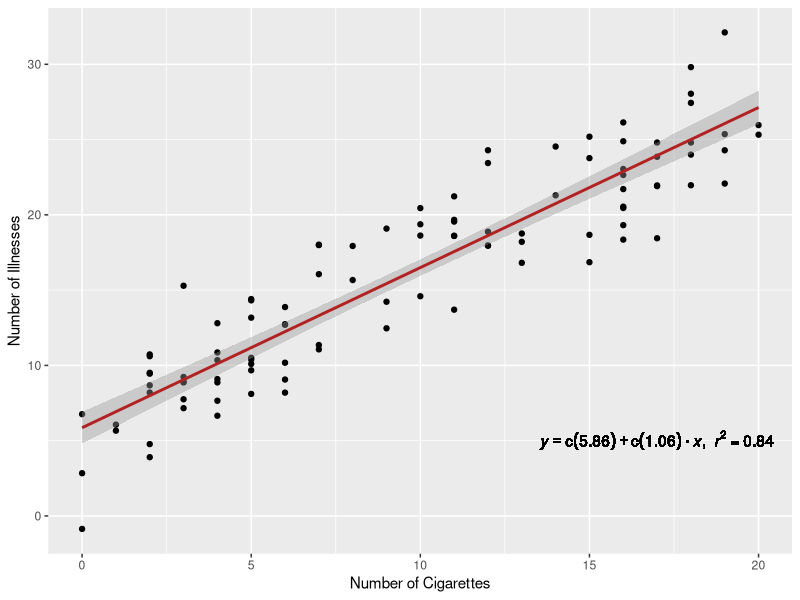
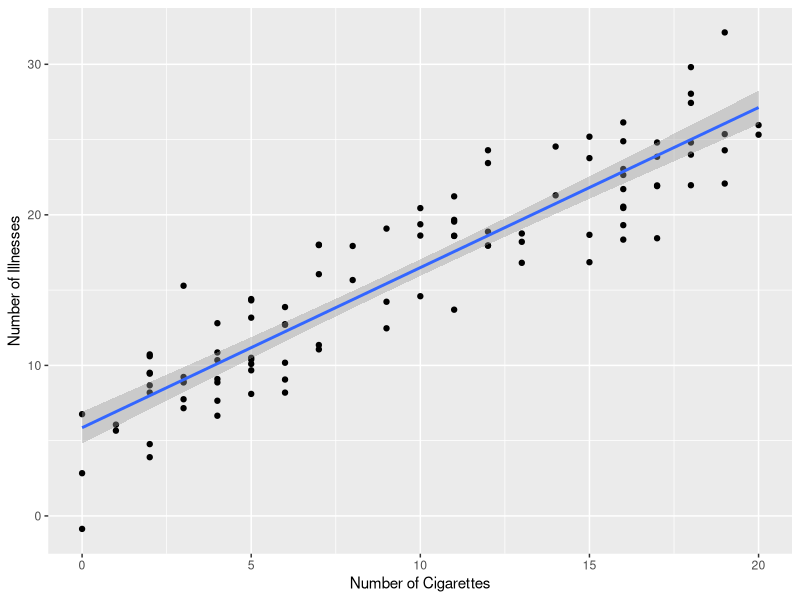
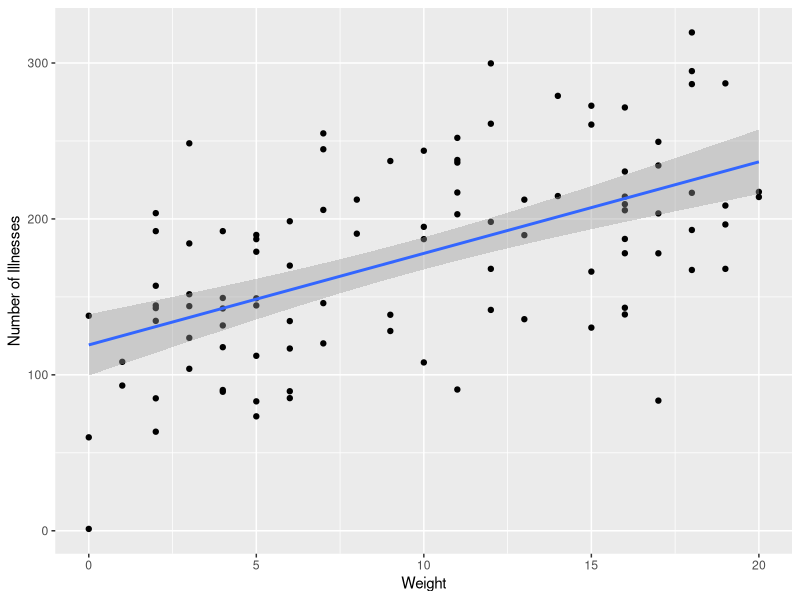
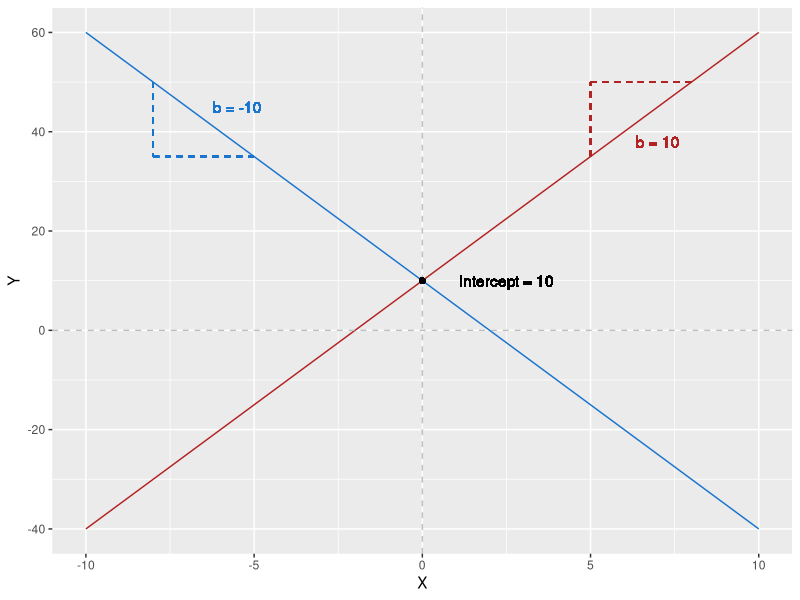
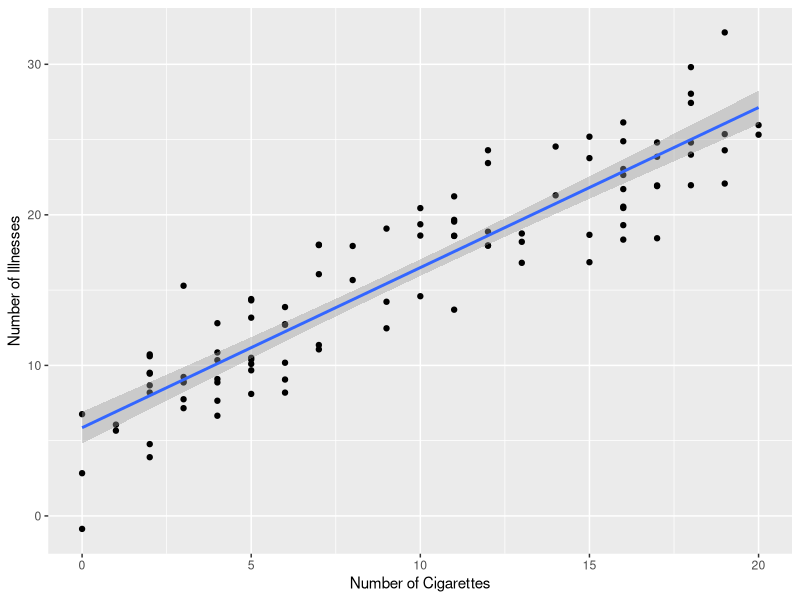
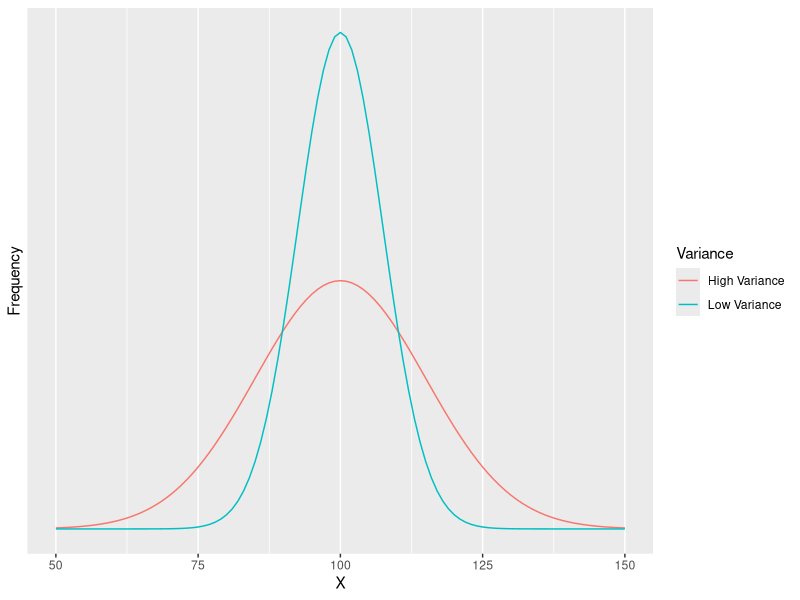
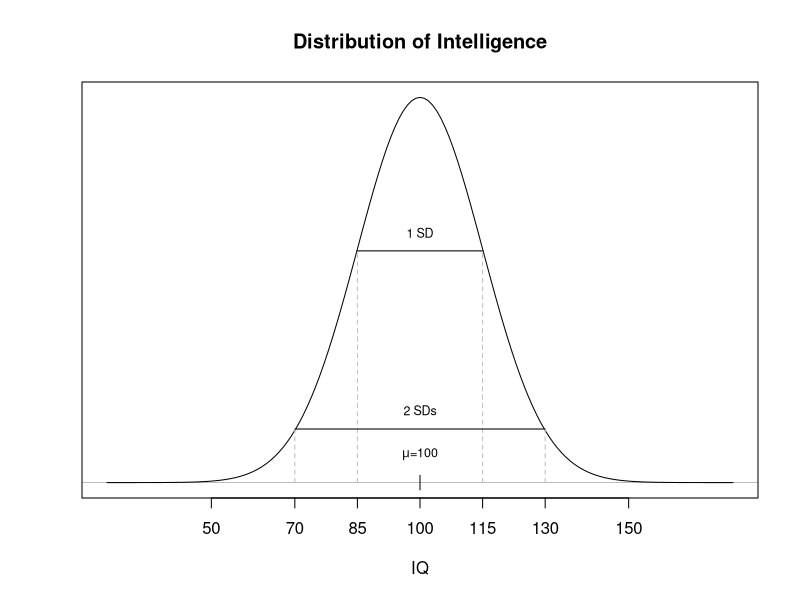
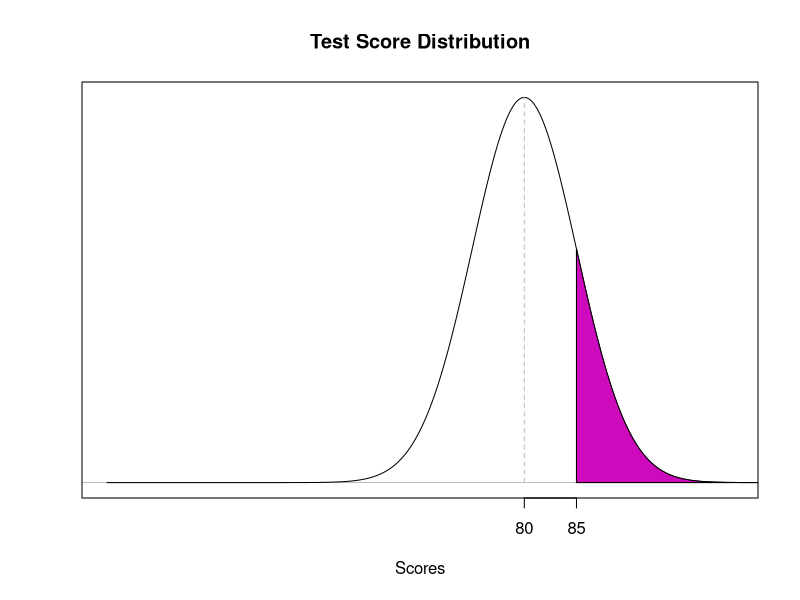

Reproduce these figures in R, in order.
## ---- chunk 1
knitr::opts_chunk$set(echo = FALSE, cache = TRUE, fig.align='center')

library(dplyr)
library(ggplot2)
library(tibble)



## ---- chunk 2

set.seed(3)
cigs<-round(runif(100,-.4,20.4))
lbs<-rnorm(100,125+5*cigs+rnorm(100,0,50),25)
ill<-.75*cigs + .05*lbs + rnorm(100,0,1)
df<-data.frame(cigs,lbs,ill)

lm_eqn = function(m) {

  l <- list(a = format(coef(m)[1], digits = 3),
      b = format(abs(coef(m)[2]), digits = 3),
      r2 = format(summary(m)$r.squared, digits = 3))

  if (coef(m)[2] >= 0)  {
    eq <- substitute(italic(y) == a + b %.% italic(x)*","~~italic(r)^2~"="~r2,l)
  } else {
    eq <- substitute(italic(y) == a - b %.% italic(x)*","~~italic(r)^2~"="~r2,l)    
  }

  as.character(as.expression(eq))
  }


ggplot(df, aes(cigs,ill)) + geom_point() +
  geom_smooth(method="lm", color = "firebrick") + 
  geom_text(aes(x = 17, y = 5, label = lm_eqn(lm(ill ~ cigs, df))), parse = TRUE) +
  labs(x="Number of Cigarettes",y="Number of Illnesses")


## ---- chunk 3
ggplot(df, aes(cigs,ill)) + geom_point() +
  geom_smooth(method="lm") + 
  labs(x="Number of Cigarettes",y="Number of Illnesses")
## ---- chunk 4
ggplot(df, aes(cigs,lbs)) + geom_point() +
  geom_smooth(method="lm") + 
  labs(x="Weight",y="Number of Illnesses")
## ---- chunk 5

X<-seq(-10,10,by=.01)
Y<- 10+5*X
y2<- 10 - (5*X)

temp_data <- data_frame(X = X, Y = Y, y2 = y2)

ggplot(temp_data, aes(x = X, y =Y)) + geom_line(color = "firebrick") + geom_line(aes(x = X, y = y2), color = "dodgerblue3") +
  geom_hline(yintercept = 0, color = "gray", linetype = "dashed") +
  geom_vline(xintercept = 0, color = "gray", linetype = "dashed") +
  geom_text(aes(x = 2.5, y = 10, label = "Intercept = 10") ) +
  geom_text(aes(x = 7, y = 38, label = "b = 10"), color = "firebrick" ) +
  geom_text(aes(x = -5.5, y = 45, label = "b = -10"), color = "dodgerblue3" ) +
  geom_point(aes(x = 0, y = 10)) +
  geom_segment(aes(x = -8, y = 50, xend = -8, yend = 35), linetype = "dashed", color = "dodgerblue3") +
  geom_segment(aes(x = -8, y = 35, xend = -5, yend = 35), linetype = "dashed", color = "dodgerblue3") +
  geom_segment(aes(x = 5, y = 35, xend = 5, yend = 50), linetype = "dashed", color = "firebrick") +
  geom_segment(aes(x = 5, y = 50, xend = 8, yend = 50), linetype = "dashed", color = "firebrick") 

## ---- chunk 6
ggplot(df, aes(cigs,ill)) + geom_point() +
  geom_smooth(method="lm") + 
  labs(x="Number of Cigarettes",y="Number of Illnesses")
## ---- chunk 7
mod <- lm(ill ~ cigs, df)
b0 <- round(coef(mod)[1],3)
b1 <- round(coef(mod)[2],3)
## ---- chunk 8
x<-seq(50,150,by=1)
y1<-dnorm(x,100,15)
y2<-dnorm(x,100,7.5)
df2<-data.frame(rep(x,2),c(y1,y2),c(rep("High Variance",length(x)),rep("Low Variance",length(x))))
names(df2)<-c("X","Frequency","Variance")
ggplot(data=df2,aes(x=X,y=Frequency,group=Variance,colour=Variance)) + 
  geom_line() + scale_y_continuous(breaks=NULL)

## ---- chunk 9
x<-25:175
y<-dnorm(25:175,100,15)

plot(x,y,type="l",xlab="IQ",main="Distribution of Intelligence",yaxt="n",xlim=c(25,175),ylab="",
     xaxt="n")
abline(h=0,lwd=".25")
lines(rep(100,2),c(-.0005,.0005))
text(100,.002,expression(mu * "=100"), cex=.75)
lines(c(85,115),c(rep(.016,2)))
lines(c(85,85),c(0,.016),lty=2,col="gray")
lines(c(115,115),c(0,.016),lty=2,col="gray")
text(100,.01725,"1 SD",cex=.75)
lines(c(70,130),c(.0037,.0037))
text(100,.005,"2 SDs",cex=.75)
lines(c(70,70),c(0,.0037),lty=2,col="gray")
lines(c(130,130),c(0,.0037),lty=2,col="gray")
axis(1,at=c(50,70,85,100,115,130,150))
## ---- chunk 10
mu1<-80
sigma1<-5
mu2<-80
sigma2<-8
mu3<-70
sigma3<-8
## ---- chunk 11
x<-seq(40,110,by=.01)
y<-dnorm(x,mu1,sigma1)
plot(x,y,type="l",xlab="Scores",main="Test Score Distribution",yaxt="n",xlim=c(min(x),100),ylab="",
     xaxt="n")
abline(h=0,lwd=".25")
lines(rep(85,2),c(0,dnorm(85,mu1,sigma1)))
lines(rep(mu1,2),c(0,dnorm(mu1,mu1,sigma1)), lty=2, col="gray")
polygon(c(85,seq(85,110,.1),110),c(0,dnorm(seq(85,110,.1),mu1,sigma1),0),col=6)
axis(1,at=c(mu1,85))
## ---- chunk 12
x<-seq(40,110,by=.01)
y<-dnorm(x,mu2,sigma2)
plot(x,y,type="l",xlab="Scores",main="Test Score Distribution",yaxt="n",xlim=c(min(x),100),ylab="",
     xaxt="n")
abline(h=0,lwd=".25")
lines(rep(85,2),c(0,dnorm(85,mu2,sigma2)))
lines(rep(mu2,2),c(0,dnorm(mu2,mu2,sigma2)), lty=2, col="gray")
polygon(c(85,seq(85,110,.1),110),c(0,dnorm(seq(85,110,.1),mu2,sigma2),0),col=6)
axis(1,at=c(mu2,85))
## ---- chunk 13
x<-seq(40,110,by=.01)
y<-dnorm(x,mu3,sigma3)
plot(x,y,type="l",xlab="Scores",main="Test Score Distribution",yaxt="n",xlim=c(min(x),100),ylab="",
     xaxt="n")
abline(h=0,lwd=".25")
lines(rep(85,2),c(0,dnorm(85,mu3,sigma3)))
lines(rep(mu3,2),c(0,dnorm(mu3,mu3,sigma3)), lty=2, col="gray")
polygon(c(85,seq(85,110,.1),110),c(0,dnorm(seq(85,110,.1),mu3,sigma3),0),col=6)
axis(1,at=c(mu3,85))
## ---- chunk 14
x<-seq(40,110,by=.01)
y<-dnorm(x,mu1,sigma1)
plot(x,y,type="l",xlab="Scores",main="Test Score Distribution",yaxt="n",xlim=c(min(x),100),ylab="",
     xaxt="n")
abline(h=0,lwd=".25")
lines(rep(85,2),c(0,dnorm(85,mu1,sigma1)))
lines(rep(mu1,2),c(0,dnorm(mu1,mu1,sigma1)), lty=2, col="gray")
polygon(c(85,seq(85,110,.1),110),c(0,dnorm(seq(85,110,.1),mu1,sigma1),0),col=6)
axis(1,at=c(mu1,85))
legend("topleft",paste("P(x > 85) =",1-round(pnorm(85,mu1,sigma1),4), sep=""),cex=.8)
## ---- chunk 15
x<-seq(40,110,by=.01)
y<-dnorm(x,mu2,sigma2)
plot(x,y,type="l",xlab="Scores",main="Test Score Distribution",yaxt="n",xlim=c(min(x),100),ylab="",
     xaxt="n")
abline(h=0,lwd=".25")
lines(rep(85,2),c(0,dnorm(85,mu2,sigma2)))
lines(rep(mu2,2),c(0,dnorm(mu2,mu2,sigma2)), lty=2, col="gray")
polygon(c(85,seq(85,110,.1),110),c(0,dnorm(seq(85,110,.1),mu2,sigma2),0),col=6)
axis(1,at=c(mu2,85))
legend("topleft",paste("P(x > 85) =",1-round(pnorm(85,mu2,sigma2),4), sep=""),cex=.8)
## ---- chunk 16
x<-seq(40,110,by=.01)
y<-dnorm(x,mu3,sigma3)
plot(x,y,type="l",xlab="Scores",main="Test Score Distribution",yaxt="n",xlim=c(min(x),100),ylab="",
     xaxt="n")
abline(h=0,lwd=".25")
lines(rep(85,2),c(0,dnorm(85,mu3,sigma3)))
lines(rep(mu3,2),c(0,dnorm(mu3,mu3,sigma3)), lty=2, col="gray")
polygon(c(85,seq(85,110,.1),110),c(0,dnorm(seq(85,110,.1),mu3,sigma3),0),col=6)
axis(1,at=c(mu3,85))
legend("topleft",paste("P(x > 85) =",1-round(pnorm(85,mu3,sigma3),4), sep=""),cex=.8,)
## ---- chunk 17
dat<-read.csv("../Data/mtmv_data_10_12.csv")

# Mutations for later analysis
dat <- dat %>% 
  mutate(tempDV = ifelse(is.na(vote_share)==0,vote_share,50.5)) %>%
  mutate(tempIV = rnorm(nrow(dat),scale(tempDV),1)) %>%
  mutate(shape = factor(rank(tempIV,ties.method="random")%/%(ceiling(length(tempIV)/3)+1), levels=c(0:2),labels=c("Square","Circle","Triangle")))

ggplot(data = dat, aes(x = vote_share)) + geom_histogram(fill = "firebrick", color = "black") +
  labs(x = "Republican Vote Share in District", y = "Frequency")

## ---- chunk 18
ggplot(data = dat, aes(x = mshare)) + geom_histogram(fill = "dodgerblue3", color = "black") +
  labs(x = "Republican Tweet Share in District", y = "Frequency")

## ---- chunk 19


ggplot(dat, aes(x = mshare, y = vote_share)) + geom_point() + geom_smooth(method = lm, color = "firebrick")  + 
  geom_text(aes(x = 80, y = 10, label = lm_eqn(lm(vote_share ~ mshare, dat))), parse = TRUE) +
  labs(x = "Republican Tweet Share in District", y = "Republican Vote Share in District")


